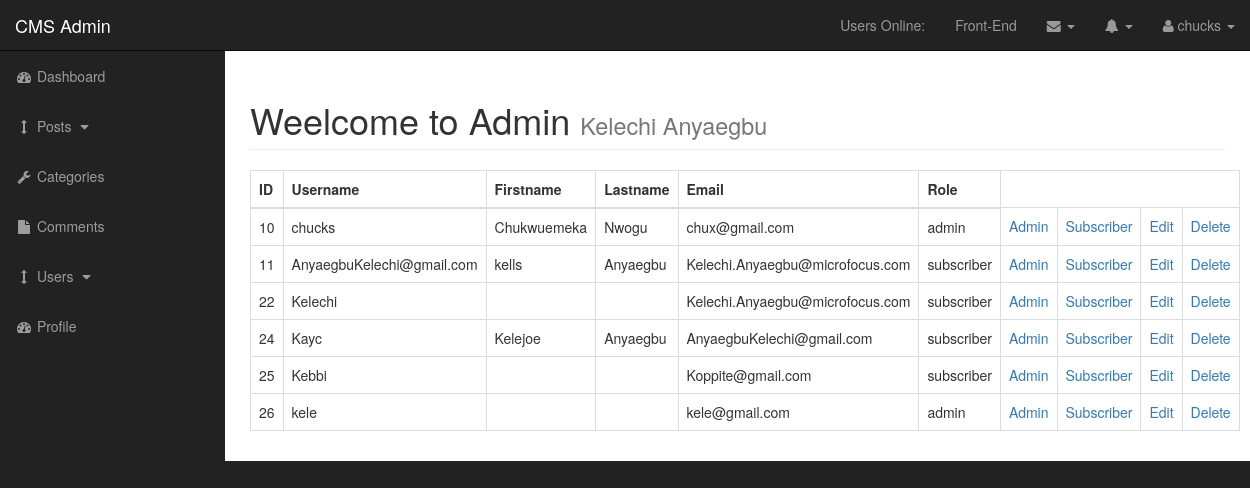
/admin/users.php (signed in), run on the app's committed database.
### tables this page shows
CREATE TABLE `users` (
  `user_id` int(3) NOT NULL,
  `username` varchar(255) NOT NULL,
  `user_password` varchar(255) NOT NULL,
  `user_firstname` varchar(255) NOT NULL,
  `user_lastname` varchar(255) NOT NULL,
  `user_email` varchar(255) NOT NULL,
  `user_image` text NOT NULL,
  `user_role` varchar(255) NOT NULL,
  `randsalt` varchar(255) NOT NULL DEFAULT '$2y$10$Iusesomecrazystring22'
);

### admin/includes/view_All_users.php (the view, shortened to what this page needs)
<table class="table table-bordered table-hover">
                            <thead>
                                <tr>
                                    <th>ID</th>
                                    <th>Username</th>
                                    <th>Firstname</th>
                                    <th>Lastname</th>
                                    <th>Email</th>
                                    <th>Role</th>
                                </tr>
                            </thead>
                            <tbody>
                            <?php
                                $query = "SELECT * from users";
                                $select_users = mysqli_query($connection,$query);
                                while($row = mysqli_fetch_assoc($select_users)){
                                $user_id =  $row['user_id'];
                                $username =  $row['username'];
                                $user_firstname =  $row['user_firstname'];
                                $user_lastname =  $row['user_lastname'];
                                $user_email =  $row['user_email'];
                                $user_role =  $row['user_role'];
                                    echo "<tr>";
                                    echo "<td>$user_id</td>";
                                    echo "<td>$username</td>";
                                    echo "<td>$user_firstname</td>";
                                    echo "<td>$user_lastname</td>";
                                    echo "<td>$user_email</td>";
                                    echo "<td>$user_role</td>";
                                    echo "<td><a href='users.php?change_to_admin={$user_id}'>Admin</a></td>";
                                    echo "<td><a href='users.php?change_to_subscriber={$user_id}'>Subscriber</a></td>";
                                    echo "<td><a href='users.php?source=edit_user&edit_user={$user_id}'>Edit</a></td>";
                                    echo "<td><a href='users.php?delete={$user_id}'>Delete</a></td>";
                                    echo "</tr>";
                                }
                            ?>
                    </tbody>
                        </table>

### admin/css/sb-admin.css (style rules this page uses)
body { margin-top: 100px; background-color: #222; }
@media (min-width:768px) { body { margin-top: 50px; } }

### data on the page
users: user_id "10", username "chucks", user_firstname "Chukwuemeka", user_lastname "Nwogu", user_email "chux@gmail.com", user_role "admin"
users: user_id "11", username "AnyaegbuKelechi@gmail.com", user_firstname "kells", user_lastname "Anyaegbu", user_email "Kelechi.Anyaegbu@microfocus.com", user_role "subscriber"
users: user_id "22", username "Kelechi", user_email "Kelechi.Anyaegbu@microfocus.com", user_role "subscriber"
users: user_id "24", username "Kayc", user_firstname "Kelejoe", user_lastname "Anyaegbu", user_email "AnyaegbuKelechi@gmail.com", user_role "subscriber"
users: user_id "25", username "Kebbi", user_email "Koppite@gmail.com", user_role "subscriber"
users: user_id "26", username "kele", user_email "kele@gmail.com", user_role "admin"

### other printed values
$_SESSION['username'] "chucks"
